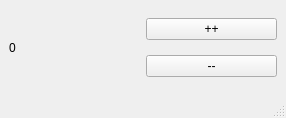
<?xml version="1.0" encoding="UTF-8"?>
<ui version="4.0">
 <class>MainWindow</class>
 <widget class="QMainWindow" name="MainWindow">
  <property name="geometry">
   <rect>
    <x>0</x>
    <y>0</y>
    <width>286</width>
    <height>118</height>
   </rect>
  </property>
  <property name="windowTitle">
   <string>MainWindow</string>
  </property>
  <widget class="QWidget" name="centralwidget">
   <layout class="QHBoxLayout" name="horizontalLayout">
    <item>
     <widget class="QLabel" name="lblResult">
      <property name="text">
       <string>0</string>
      </property>
     </widget>
    </item>
    <item>
     <layout class="QVBoxLayout" name="verticalLayout">
      <item>
       <widget class="QPushButton" name="btnInc">
        <property name="text">
         <string>++</string>
        </property>
       </widget>
      </item>
      <item>
       <widget class="QPushButton" name="btnDec">
        <property name="text">
         <string>--</string>
        </property>
       </widget>
      </item>
     </layout>
    </item>
   </layout>
  </widget>
  <widget class="QMenuBar" name="menubar">
   <property name="geometry">
    <rect>
     <x>0</x>
     <y>0</y>
     <width>286</width>
     <height>21</height>
    </rect>
   </property>
  </widget>
  <widget class="QStatusBar" name="statusbar"/>
 </widget>
 <resources/>
 <connections/>
</ui>
